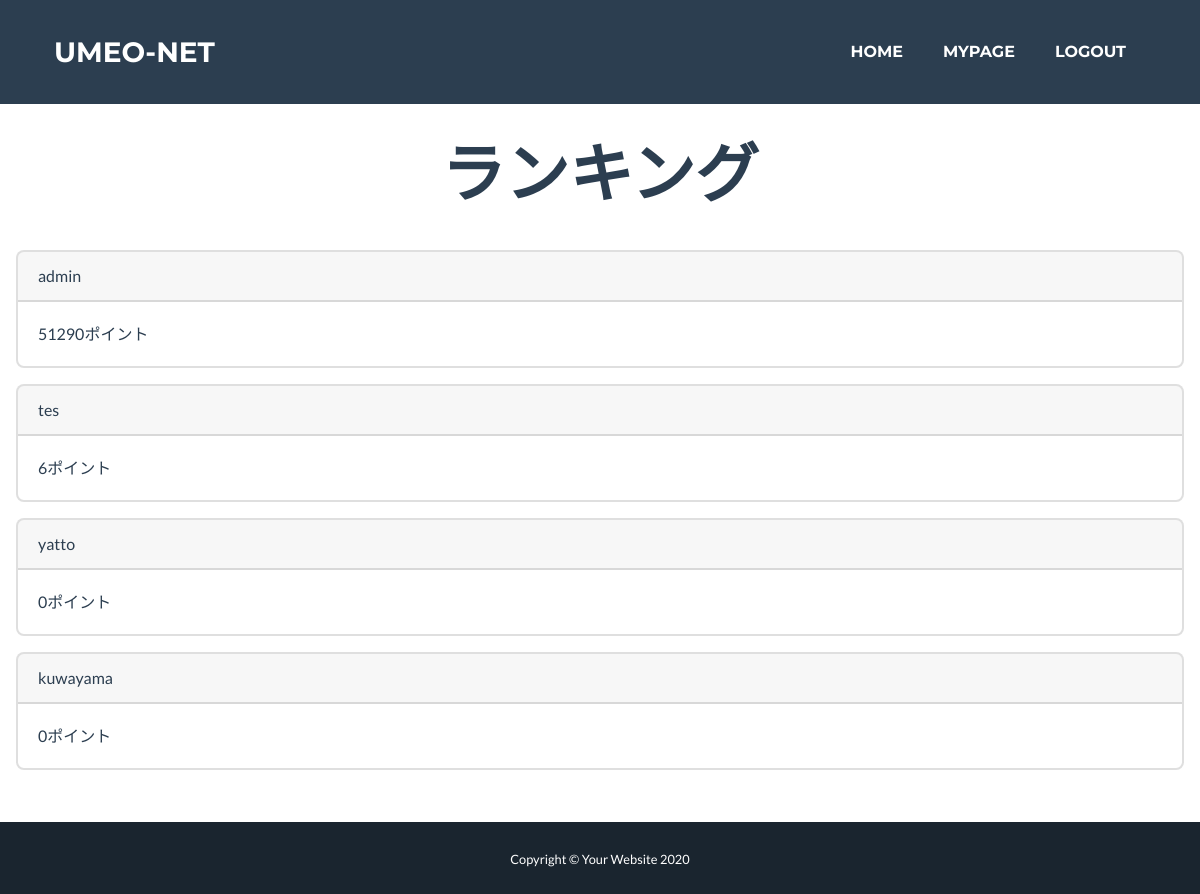
Page /umeo_site/rank/ (signed in) on the committed database.
### users/models.py (models this page shows, shortened)
class User(AbstractBaseUser, PermissionsMixin):
    username_validator = UnicodeUsernameValidator()
    username = models.CharField(
        _('username'),
        max_length=150,
        unique=True,
        help_text=_('Required. 150 characters or fewer. Letters, digits and @/./+/-/_ only.'),
        validators=[username_validator],
        error_messages={
            'unique': _("A user with that username already exists."),
        },
    )
    first_name = models.CharField(_('first name'), max_length=150, blank=True)
    last_name = models.CharField(_('last name'), max_length=150, blank=True)
    email = models.EmailField(_('email address'), blank=True)
    umeop = models.IntegerField(_('Umeo Point'), default=0, blank=True)
    stock = models.IntegerField(_('Stock'), default=0, blank=True)
    bairitsu = models.IntegerField(_('Bairitsu'), default=1, blank=True)
    is_staff = models.BooleanField(
        _('staff status'),
        default=False,
        help_text=_('Designates whether the user can log into this admin site.'),
    )
    is_active = models.BooleanField(
        _('active'),
        default=True,
        help_text=_(
            'Designates whether this user should be treated as active. '
            'Unselect this instead of deleting accounts.'
        ),
    )
    date_joined = models.DateTimeField(_('date joined'), default=timezone.now)
    objects = UserManager()
    EMAIL_FIELD = 'email'
    USERNAME_FIELD = 'username'
    REQUIRED_FIELDS = ['email']
    class Meta:
        verbose_name = _('user')
        verbose_name_plural = _('users')

### umeo_site/views.py (the view)
# urls.py: path('rank/', views.RankView.as_view(), name="rank"),
class RankView(ListView):
    model = User
    template_name = "umeo_site/rank.html"
    def get_queryset(self):
        return User.objects.order_by('-umeop')

### umeo_site/templates/umeo_site/rank.html (shortened to what this page needs)
{% extends 'umeo_site/base.html' %}
{% load static %}
{% block content%}
<div class="message text-secondary">
    <div class="d-flex flex-column ml-3 mr-3">
        <h1 class="message-heading text-uppercase mb-5 text-center">ランキング</h1>
        {% for user in object_list %}
        <div class="card mb-3">
            <div class="card-header">
                {{user.username}}
            </div>
            <div class="card-body">
                <p class="card-text">{{user.umeop | linebreaksbr}}ポイント</p>
            </div>
        </div>
        {% endfor %}
    </div>
</div>
{% endblock %}

### rows in the picture
User: username "admin", umeop "51290"
User: username "tes", umeop "6"
User: username "yatto", umeop "0"
User: username "kuwayama", umeop "0"
